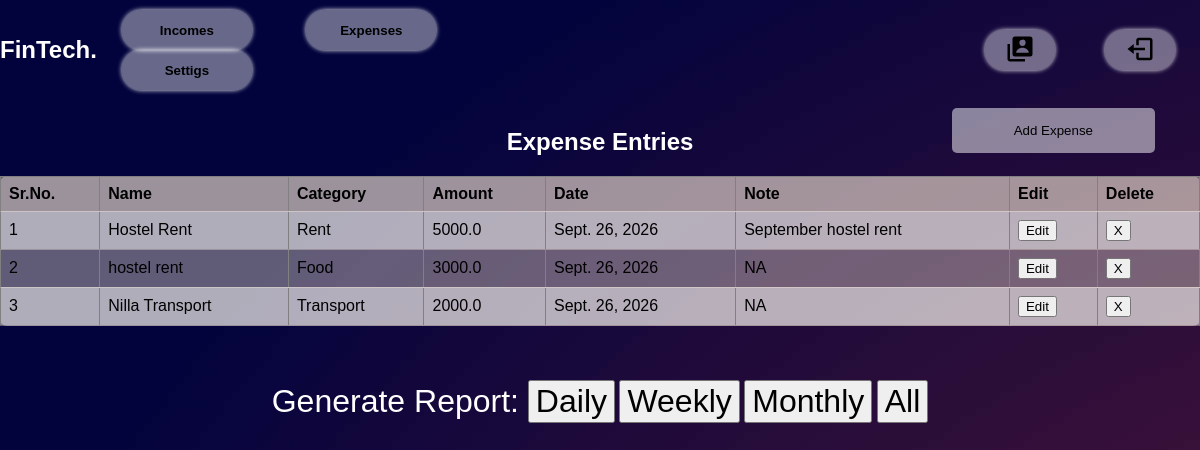
The page /expenses (signed in) on the database its author committed.
### FinTech/models.py (models this page shows, shortened)
class Expense(models.Model):
    user =models.ForeignKey(User,  related_name='Exp_user_name', on_delete=models.CASCADE)
    name= models.CharField(max_length=50)
    date = models.DateField(default=date.today())
    amount= models.FloatField()
    category = models.ForeignKey(ExpenseCategory, related_name='expense_catg', on_delete=models.CASCADE)
    note=models.TextField()

class ExpenseCategory(models.Model):
    name = models.CharField(max_length=50)
    user = models.ForeignKey(User, related_name='user_exp_catg', on_delete=models.CASCADE)
    def __str__(self):
        return self.name

### FinTech/views.py (the view, shortened to what this page needs)
# urls.py: path('expenses',views.expenses,name="expenses"),
def expenses(request):
    if request.user.is_authenticated:
        expenses_catg= ExpenseCategory.objects.filter(user=request.user.id)
        expenses= Expense.objects.filter(user=request.user.id)
        return render(request,"expense.html",{"categories":expenses_catg,"expenses":expenses})
    else:
        return redirect("/")

### templates/expense.html (shortened to what this page needs)
{% load static %}
<!DOCTYPE html>
<html>
<head>
    <link rel="stylesheet" href="{% static './expense.css' %}">
    <link rel="stylesheet" href="{% static 'nav.css' %}">
</head>
<body>
    <nav class="nav">
        <a href="/dashboard" id="logo"><h1>FinTech.</h1></a>
         <div class="nav-button">
             <button class="btn" id="Income" onclick="location.href='/incomes'">Incomes</button>
             <button class="btn" id="Expense" onclick="location.href='/expenses'">Expenses</button>
             <button class="btn" id="Setting" onclick="location.href='/settings'">Settigs</button>
         </div>
         <div class="nav-logo">
             <button class="btn left" id="Profile" onclick="location.href='/profile'"><img/></button>
             <button class="btn left" id="Logout" onclick="location.href='/logout'"><img/></button>
         </div>
     </nav>
     <br>
    <button id="addIncomeButton" onclick="showIncomeForm()">Add Expense</button>
    <h2 style="color: white;">Expense Entries</h2>
    <table id="incomeTable" border="1">
        <tr>
            <th>Sr.No.</th>
            <th>Name</th>
            <th>Category</th>
            <th>Amount</th>
            <th>Date</th>
            <th>Note</th>
            <th>Edit</th>
            <th>Delete</th>
        </tr>
        {% for expense in expenses %}
        <tr>
            <td>{{forloop.counter}}</td>
            <td>{{expense.name}}</td>
            <td>{{expense.category}}</td>
            <td>{{expense.amount}}</td>
            <td>{{expense.date}}</td>
            <td>{{expense.note}}</td>
            <td>
                <div class="rem">
                    <button type="button" onclick="location.href='/edit-expense/{{expense.id}}' ">
                        <span class="glyphicon glyphicon-trash">Edit</span>
                    </button>
                </div>
            </td>
            <td>
                <div class="rem">
                    <button type="button" onclick="location.href='/delete-expense/{{expense.id}}' ">
                        <span class="glyphicon glyphicon-trash">X</span>
                    </button>
                </div>
            </td>
        </tr>
        {% endfor %}
    </table>
    <br><br><br>
    <div style="position: relative; text-align: center;">
        <label style="font-size: 2em; color: white;" for="date">Generate Report: </label>
        <button style="font-size: 2em;align-self: center;" type="button" onclick="location.href='/expense-report/daily' ">
            <span class="glyphicon glyphicon-trash"> Daily </span>
        </button>
        <button style="font-size: 2em;align-self: center;" type="button" onclick="location.href='/expense-report/weekly' ">
            <span class="glyphicon glyphicon-trash"> Weekly </span>
        </button>
        <button style="font-size: 2em;align-self: center;" type="button" onclick="location.href='/expense-report/monthly' ">
            <span class="glyphicon glyphicon-trash"> Monthly </span>
        </button>
        <button style="font-size: 2em;align-self: center;" type="button" onclick="location.href='/expense-report/alltime' ">
            <span class="glyphicon glyphicon-trash"> All </span>
        </button>
    </div>
</body>
</html>

### static/expense.css (style rules this page uses)
body { min-height: 100vh; background: url(dark-gradient.jpg); }
#addIncomeButton { position: absolute; right: 45px; background-color: rgba(255, 255, 255, 0.5); padding: 15px 62px; border: none; border-radius: 5px; }
h1 { color: white; }
h2 { text-align: center; color:black; }
#incomeTable { border-collapse: collapse; width: 100%; background-color: rgba(250, 235, 215, 0.379); border-radius: 7px; border-color: none; }
#incomeTable th, #incomeTable td { padding: 8px; text-align: left; border-bottom: 1px solid rgba(250, 235, 215, 0.379); }
#incomeTable th { background-color: rgba(250, 235, 215, 0.379); }
#incomeTable tr:nth-child(even) { background-color: rgba(255, 255, 255, 0.5); }

### static/nav.css (style rules this page uses)
body { font-family: Arial, sans-serif; margin: 0; padding: 0; background: url(dark-gradient.jpg); }
.nav { display: flex; width: 100%; justify-content: center; align-items: center; margin-top: 10px; }
.nav-logo { display: flex; flex-direction: row; justify-content: center; align-items: center; color: #ffffff; margin-right: 0px; margin-left: 490px; }
#logo { text-decoration: none; color: #ffffff; }
.left { width: 130px; height: 40px; font-weight: 700; background: rgba(255, 255, 255, 0.4); border: none; border-radius: 30px; cursor: pointer; transition: .3s ease; margin: 0 25px; box-shadow: 0 0 5px rgb(255, 254, 254); }
.nav-button .btn { width: 130px; height: 40px; font-weight: 700; background: rgba(255, 255, 255, 0.4); border: none; border-radius: 30px; cursor: pointer; transition: .3s ease; margin: 0 25px; box-shadow: 0 0 5px rgb(255, 254, 254); }
#Logout { width: 70px; }
#Profile { width: 70px; }

### rows shown on the page
Expense: name "Hostel Rent", category "Rent", amount "5000.0", date "Sept. 26, 2026", note "September hostel rent"
Expense: name "hostel rent", category "Food", amount "3000.0", date "Sept. 26, 2026", note "NA"
Expense: name "Nilla Transport", category "Transport", amount "2000.0", date "Sept. 26, 2026", note "NA"
